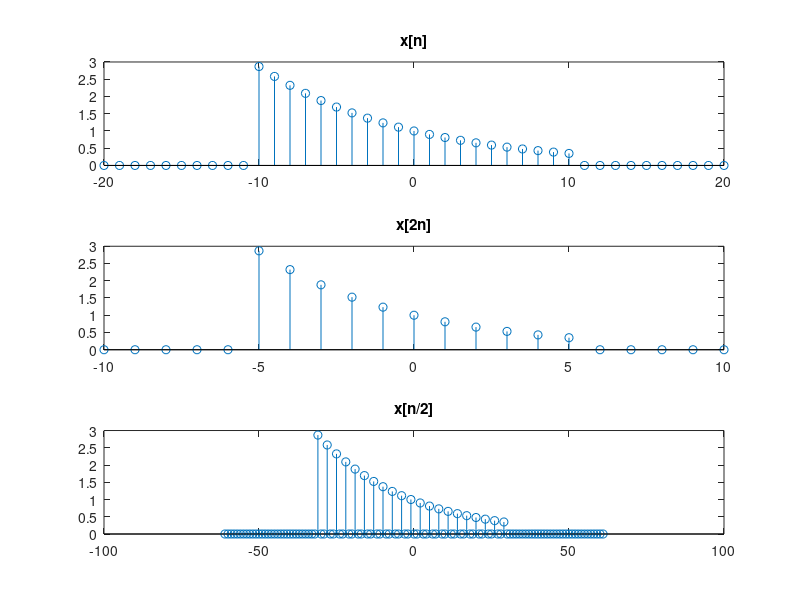

The MATLAB script that drew this image:
% timeScal.m : Demo of time scaling

n=-20:20;
p=((n>=-10) & (n<=10));

x=(0.9.^n).*p;


% figure 1
subplot(311); stem(n,x);
title('x[n]');

% downspaled 2
xd=downsample(x,2);
nd=-10:10;

subplot(312); stem(nd,xd);
title('x[2n]');

% upsampled
xu=upsample(x,3);
nu=-61:61;

subplot(313); stem(nu,xu);
title('x[n/2]');